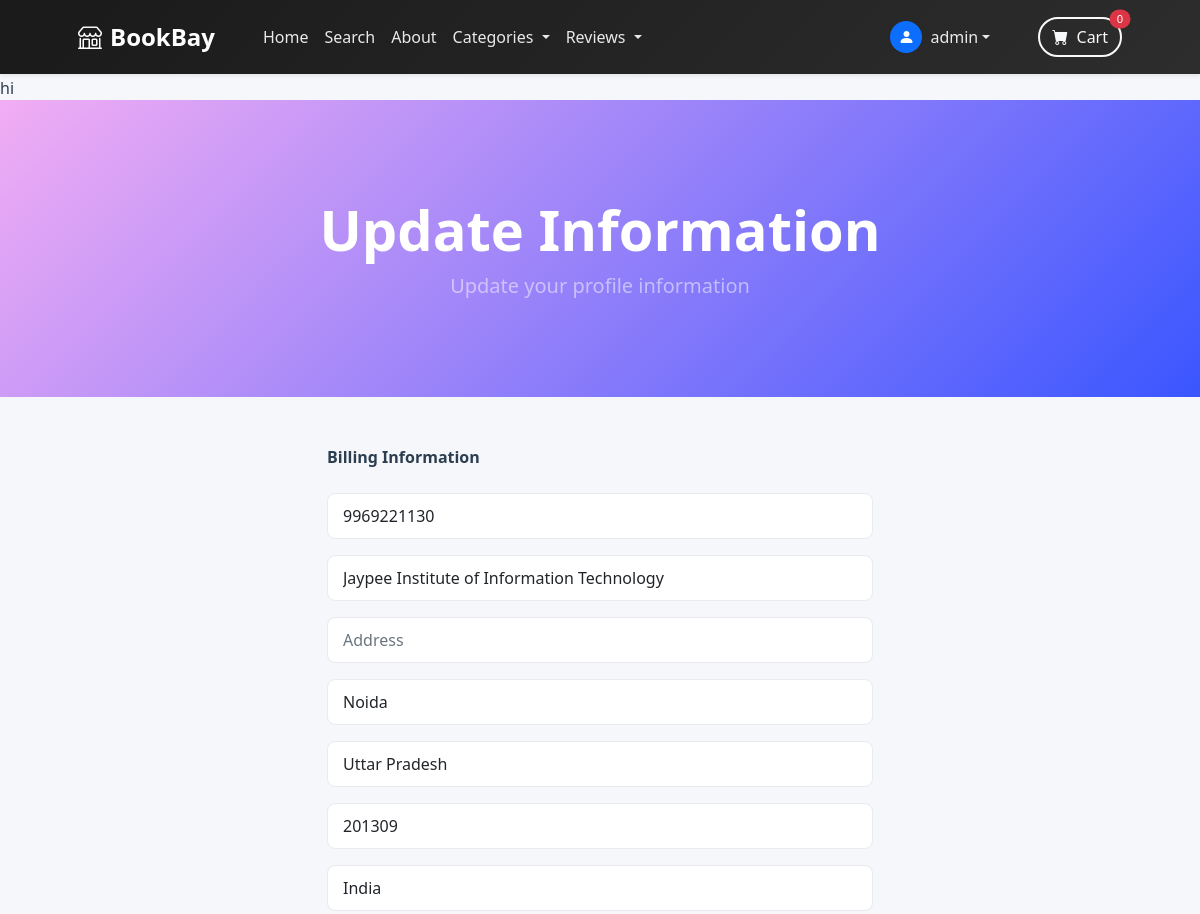
The app's page /update_info/ (signed in, upper part), older data.
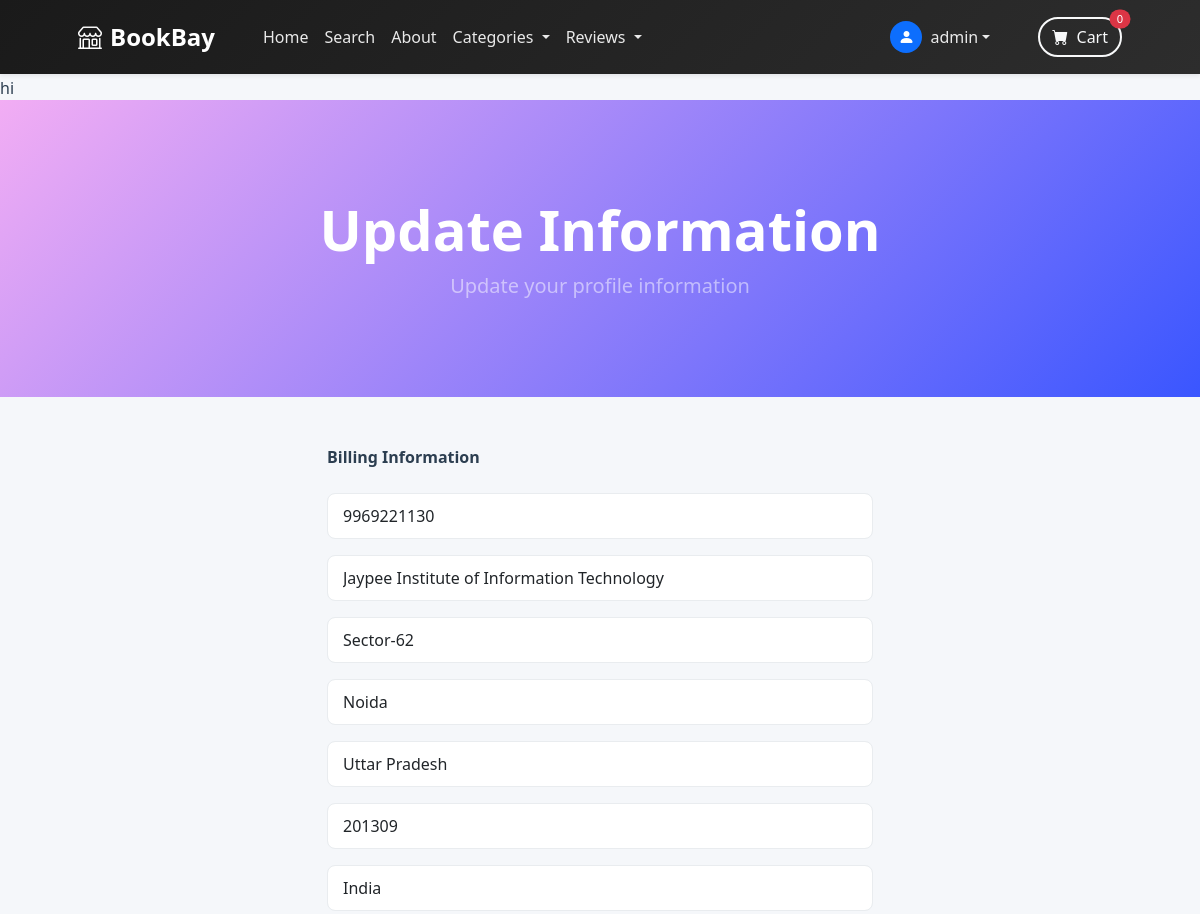
The same page, newer data.
### store/models.py (models this page shows, shortened)
class Profile(models.Model):
    user = models.OneToOneField(User, on_delete=models.CASCADE)
    date_modified = models.DateTimeField(auto_now=True)
    phone = models.CharField(max_length=20, blank=True)
    address1 = models.CharField(max_length=250, blank=True)
    address2 = models.CharField(max_length=250, blank=True)
    city = models.CharField(max_length=100, blank=True)
    state = models.CharField(max_length=100, blank=True)
    zipcode = models.CharField(max_length=100, blank=True)
    country = models.CharField(max_length=100, blank=True)
    old_cart = models.CharField(max_length=5000, blank=True, null=True)

### store/views.py (the view)
# urls.py: path("update_info/", views.update_info, name= 'update_info'),
@login_required
def update_info(request):
    try:
        profile = Profile.objects.get(user=request.user)
    except Profile.DoesNotExist:
        profile = Profile(user=request.user)
        profile.save()
    try:
        shipping_address = ShippingAddress.objects.get(user=request.user)
    except ShippingAddress.DoesNotExist:
        shipping_address = None
    if request.method == 'POST':
        form = UserInfoForm(request.POST, instance=profile)
        shipping_form = ShippingForm(request.POST, instance=shipping_address)
        if form.is_valid() and shipping_form.is_valid():
            form.save()
            shipping = shipping_form.save(commit=False)
            shipping.user = request.user
            shipping.save()
            messages.success(request, 'Your profile has been updated successfully!')
            return redirect('store:home')
        else:
            for field, errors in form.errors.items():
                for error in errors:
                    messages.error(request, f'{field}: {error}')
    else:
        form = UserInfoForm(instance=profile)
        shipping_form = ShippingForm(instance=shipping_address)
    return render(request, 'update_info.html', {
        'form': form,
        'categories': get_categories(),
        'shipping_form': shipping_form
    })

### cart/cart.py (called while the page is built)
    def __len__(self):
        return len(self.cart)

### cart/context_processors.py (called while the page is built)
def cart(request):
    return {"cart": Cart(request)}

### store/context_processors.py (called while the page is built)
def categories_context(request):
    return {
        'categories': Category.objects.filter(parent=None)
    }

### store/models.py (called while the page is built)
    def get_subcategories(self):
        return self.subcategories.all()

### store/views.py (called while the page is built)
def get_categories():
    return Category.objects.filter(parent=None)

### store/templates/update_info.html (shortened to what this page needs)
{% extends 'base.html'%}
{% block content %}
<header class="py-5" style="background: linear-gradient(135deg, var(--primary-color) 0%, #3a56ff 100%);">
    <div class="container px-4 px-lg-5 my-5">
        <div class="text-center text-white">
            <h1 class="display-4 fw-bolder">Update Information</h1>
            <p class="lead fw-normal text-white-50 mb-0">Update your profile information</p>
        </div>
    </div>
</header>
<div class="container">
    <div class="row">
        <div class="col-md-6 offset-md-3">
            <br/><br/>
            <strong style="color: var(--text-primary);">Billing Information</strong>
            <br/><br/>
            <form method="POST" action="{% url 'store:update_info' %}">
                {{ form.as_p }}
                <br/><br/>
                <br/><br/>
                <br/><br/>
            </form>
            <br/><br/>
            <br/><br/>
            <br/><br/>
            <br/><br/>
            <br/><br/>
            <br/><br/>
            <br/><br/>
        </div>
    </div>
</div>
{% endblock content %}

Row changes from the older to the newer data that the page shows:
changed Profile "Jaypee Institute of Information Technology": address2 (not shown) → "Sector-62"
